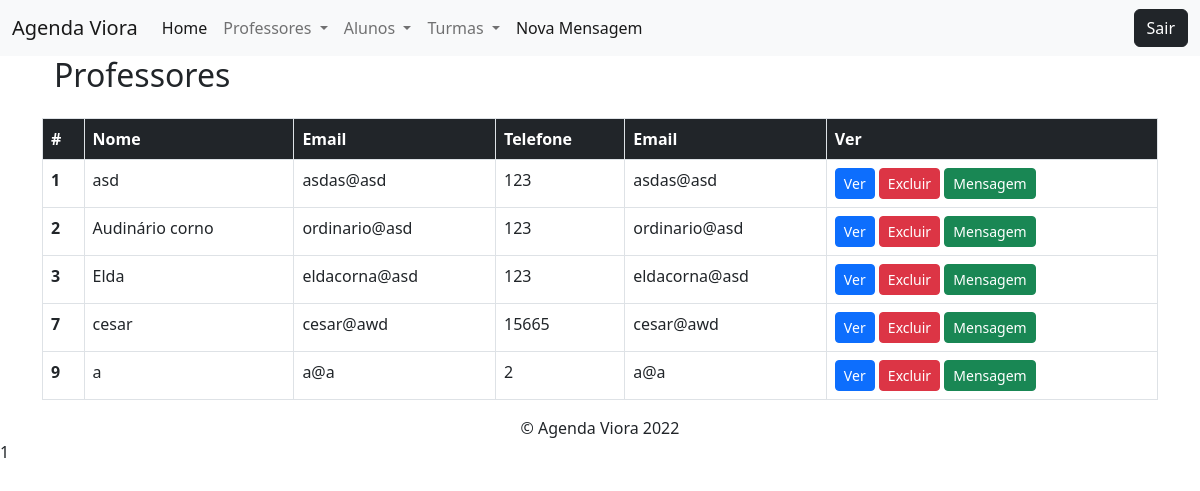
Before: /modulos/professores/listar.php with the older database file.
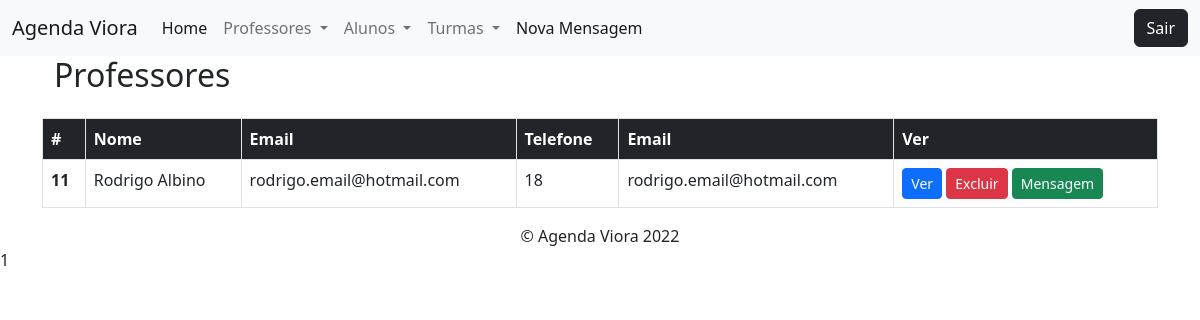
After: the same page with the newer database file.
### tables this page shows
CREATE TABLE `professor` (
  `ID` int(5) NOT NULL,
  `nome` text NOT NULL,
  `telefone` bigint(20) NOT NULL,
  `telefone_sec` bigint(20) NOT NULL,
  `email` varchar(50) NOT NULL,
  `email_sec` varchar(50) NOT NULL,
  `email_inst` varchar(50) NOT NULL,
  `senha` varchar(40) NOT NULL,
  `senha_conf` varchar(40) NOT NULL
);

### funcoes/conexao.php (called while the page is built, shortened)
<?php
    function retornaDados($sql)
    {
        $conexao = $GLOBALS['conexaoBanco'];
        $resposta = $conexao->query($sql);
        return $resposta->fetchAll();
    }

### config.php (called while the page is built, shortened)
<?php
    include_once path('funcoes/conexao.php');
    function path($file)
    {
        return ROOT_DIR . '/' . $file;
    }

### modulos/professores/listar.php (the view, shortened to what this page needs)
<?php
include_once "../../config.php";
?>
<!DOCTYPE html>
<html lang="pt-BR">
<?php include_once path('templates/head.php') ?>
<body>
    <?php include_once path('templates/barra_navegacao.php') ?>
    <div class="container" id="lateral2">
        <?php
        $sql = "SELECT * FROM professor";
        $professores = retornaDados($sql);
        ?>
        <table class="table">
            <div class="container" id="lateral2">
                <h2>Professores</h2>
            </div>
            <div class="container-fluid">
                <table class="table table-bordered ">
                    <thead>
                        <tr class="bg-dark text-white">
                            <th scope="col">#</th>
                            <th scope="col">Nome</th>
                            <th scope="col">Email</th>
                            <th scope="col">Telefone</th>
                            <th scope="col">Email</th>
                            <th scope="col">Ver</th>
                        </tr>
                        <tbody>
            <?php foreach ($professores as $professor) { ?>
                <tr>
                    <th scope="row"><?= $professor['ID'] ?></th>
                    <td><?= $professor['nome'] ?></td>
                    <td><?= $professor['email'] ?></td>
                    <td><?= $professor['telefone'] ?></td>
                    <td><?= $professor['email'] ?></td>
                    <td>
                        <a class="btn btn-sm btn-primary" href="visualizar.php?ID=<?= $professor['ID'] ?>">Ver</a>
                        <a class="btn btn-sm btn-danger" href="deletar.php?ID=<?= $professor['ID'] ?>">Excluir</a>
                        <a class="btn btn-sm btn-success" href="mensagem.php?ID=<?= $professor['ID'] ?>">Mensagem</a>
                    </td>
                </tr>
            <?php } ?>
        </tbody>
                </table>
            </div>
        </table>
        <?= include_once path('templates/footer.php'); ?>
    </div>
</body>
</html>

Changed rows visible on the page:
removed professor: ID "1", nome "asd", email "asdas@asd", telefone "123"
removed professor: ID "2", nome "Audinário corno", email "ordinario@asd", telefone "123"
removed professor: ID "3", nome "Elda", email "eldacorna@asd", telefone "123"
removed professor: ID "7", nome "cesar", email "cesar@awd", telefone "15665"
removed professor: ID "9", nome "a", email "a@a", telefone "2"
added professor: ID "11", nome "Rodrigo Albino", email "rodrigo.email@hotmail.com", telefone "18"
